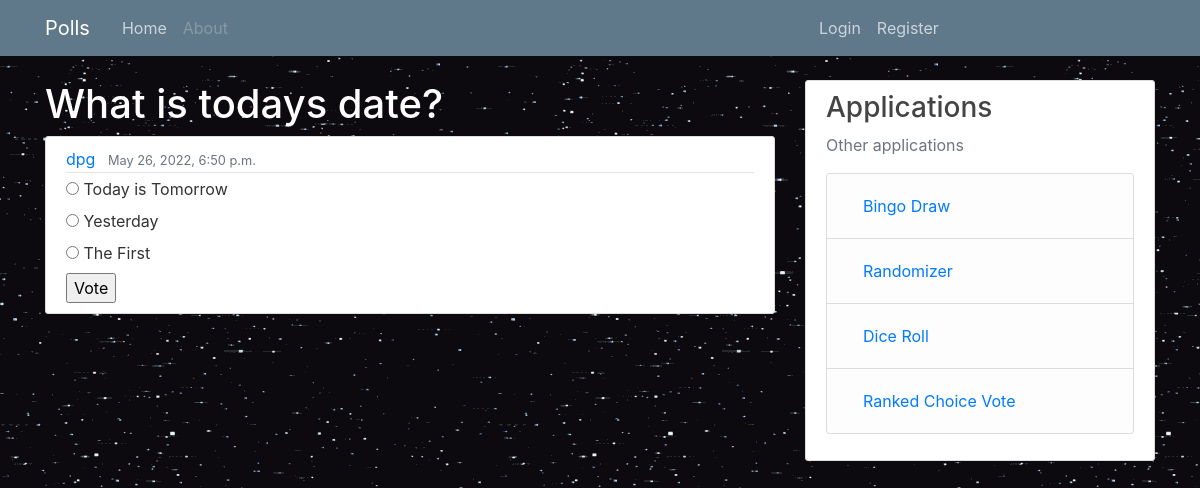
The app's page /polls/2/ with its own data.
### polls/models.py (models this page shows, shortened)
class Question(models.Model):
    question_text = models.CharField(max_length=200)
    pub_date = models.DateTimeField('date published')
    author = models.ForeignKey(User, on_delete=models.CASCADE)

class Choice(models.Model):
    question = models.ForeignKey(Question, related_name='choices', on_delete=models.CASCADE)
    choice_text = models.CharField(max_length=200)
    votes = models.IntegerField(default=0)

### polls/views.py (the view)
# urls.py: path('<int:pk>/', views.DetailView.as_view(), name='detail'),
class DetailView(generic.DetailView):
    model = Question
    template_name = 'polls/detail.html'
    def get_queryset(self):
        return Question.objects.filter(pub_date__lte=timezone.now())

### polls/templates/polls/detail.html (shortened to what this page needs)
{% extends "polls/base.html" %}
{% block content %}
    <legend><h1>{{ question.question_text }}</h1></legend>
    <article class="media content-section">
        <div class="media-body">
            <div class="article-metadata">
                <a class="mr-2" href="{% url 'polls:user-polls' question.author.username %}">{{ question.author }}</a>
                <small class="text-muted">{{ question.pub_date }}</small>
            </div>
                <form action="{% url 'polls:vote' question.id %}" method="post">
                    <fieldset>
                        {% for choice in question.choices.all %}
                            <input type="radio" name="choice" id="choice{{ forloop.counter }}" value="{{ choice.id }}">
                            <label for="choice{{ forloop.counter }}">{{ choice.choice_text }}</label><br>
                        {% endfor %}
                    </fieldset>
                    <input type="submit" value="Vote">
                </form>
        </div>
    </article>
{% endblock content %}

### polls/static/polls/style.css (style rules this page uses)
body { background: black url("images/background.gif") repeat; color: #333333; margin-top: 5rem; }
h1, h2, h3, h4, h5, h6 { color: #444444; }
h1 { color: white; }
.content-section { background: #ffffff; padding: 10px 20px; border: 1px solid #dddddd; border-radius: 3px; margin-bottom: 20px; }
.article-metadata { padding-bottom: 1px; margin-bottom: 4px; border-bottom: 1px solid #e3e3e3 }

### records on screen
Question: question_text "What is todays date?", author "dpg", pub_date "May 26, 2022, 6:50 p.m."
Choice: choice_text "Today is Tomorrow"
Choice: choice_text "Yesterday"
Choice: choice_text "The First"
